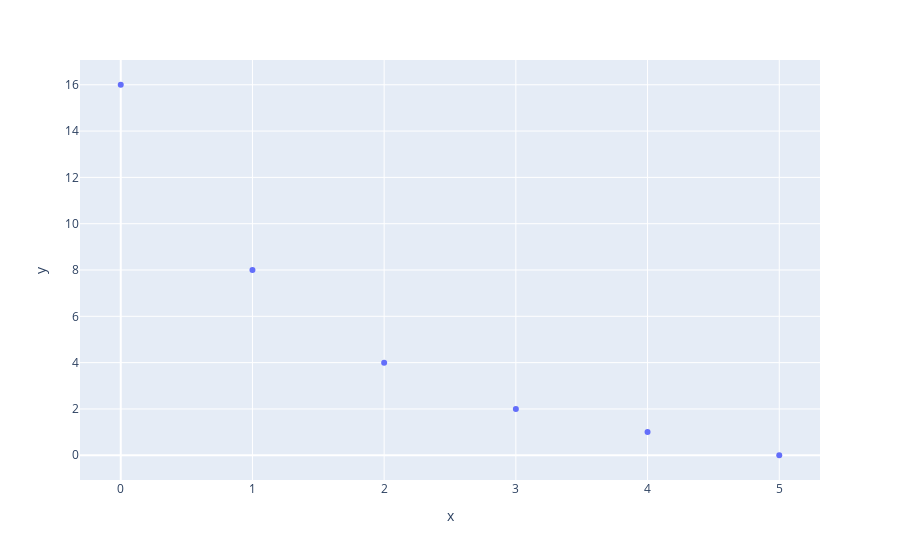

Notebook cell for this chart:
### Code cell
import plotly.express as px

fig = px.scatter(x = [0, 1, 2, 3, 4, 5],
                 y = [16, 8, 4, 2, 1, 0])


# Alternative: data from pandas data frame
# import pandas as pd
# df = pd.DataFrame({'x': [0, 1, 2, 3, 4, 5],
#                    'y': [16, 8, 4, 2, 1, 0]})

# Scatter plot from data frame
# fig = px.scatter(df, x = "x", y = "y")

fig.show()

### Figure 1 — Plotly figure (JSON) as saved in the notebook; plotly's stock layout.template omitted (floating-point values rounded to 4 significant figures)
{"data": [{"hovertemplate": "x=%{x}<br>y=%{y}<extra></extra>", "legendgroup": "", "marker": {"color": "#636efa", "symbol": "circle"}, "mode": "markers", "name": "", "orientation": "v", "showlegend": false, "type": "scatter", "x": [0, 1, 2, 3, 4, 5], "xaxis": "x", "y": [16, 8, 4, 2, 1, 0], "yaxis": "y"}], "layout": {"legend": {"tracegroupgap": 0}, "margin": {"t": 60}, "xaxis": {"anchor": "y", "domain": [0, 1], "title": {"text": "x"}}, "yaxis": {"anchor": "x", "domain": [0, 1], "title": {"text": "y"}}}}
